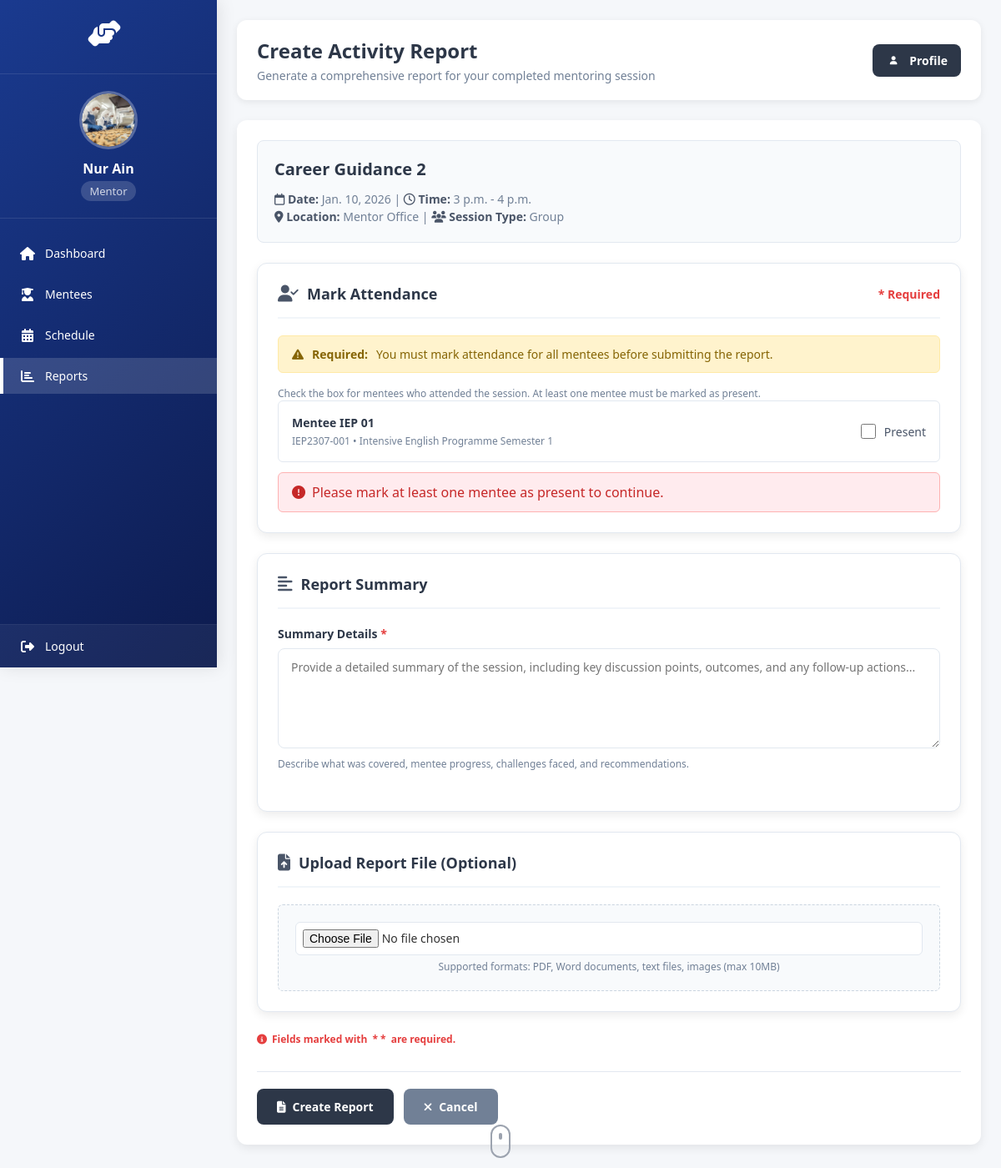
Screenshot of /mmms/mentor/reports/create/S00003/ (signed in) with the database file from the repository.
### system/models.py (models this page shows, shortened)
class Mentor(models.Model):
    user = models.OneToOneField(settings.AUTH_USER_MODEL, on_delete=models.CASCADE)
    profile_picture = models.ImageField(upload_to='mentor_profile_pictures/', null=True, blank=True)
    MentorID = models.CharField(max_length=12, primary_key=True)
    MentorName = models.CharField(max_length=100)
    MentorEmail = models.EmailField()
    MentorPhone = models.CharField(max_length=15)
    MentorIC = models.CharField(max_length=15)
    MentorAddress = models.CharField(max_length=255)
    MentorPostcode = models.CharField(max_length=10)
    MentorCity = models.CharField(max_length=50)
    MentorState = models.CharField(max_length=50)
    MentorRace = models.CharField(max_length=50)
    MentorReligion = models.CharField(max_length=50)
    MentorDepartment = models.CharField(max_length=100)
    MaxMentees = models.IntegerField(default=20)
    CurrentMentees = models.IntegerField(default=0)
    MentorJoinDate = models.DateField()

class Activity(models.Model):
    ACTIVITY_TYPES = (
        ('mentoring', 'Mentoring Session'),
        ('workshop', 'Workshop'),
        ('seminar', 'Seminar'),
        ('meeting', 'Meeting'),
        ('other', 'Other'),
    )
    ActivityID = models.CharField(max_length=20, primary_key=True)
    ActivityName = models.CharField(max_length=200)
    ActivityType = models.CharField(max_length=20, choices=ACTIVITY_TYPES)
    Description = models.TextField(blank=True)
    Date = models.DateField()
    StartTime = models.TimeField()
    EndTime = models.TimeField()
    Location = models.CharField(max_length=200)
    CreatedBy = models.ForeignKey(settings.AUTH_USER_MODEL, on_delete=models.CASCADE)
    CreatedAt = models.DateTimeField(auto_now_add=True)
    IsMentoringSession = models.BooleanField(default=False)
    PrimaryMentor = models.ForeignKey('Mentor', on_delete=models.CASCADE, null=True, blank=True,
                                     related_name='primary_activities')
    AdditionalMentors = models.ManyToManyField('Mentor', blank=True,
                                              related_name='additional_activities')
    Attendees = models.ManyToManyField(Mentee, through='Attendance')
    @property
    def Mentor(self):
        """Backward compatibility property - returns primary mentor"""
        return self.PrimaryMentor

class MentoringSession(models.Model):
    SESSION_TYPES = (
        ('individual', 'Individual'),
        ('group', 'Group'),
    )
    activity = models.OneToOneField(Activity, on_delete=models.CASCADE)
    session_type = models.CharField(max_length=20, choices=SESSION_TYPES, default='individual')
    topic = models.CharField(max_length=200)
    materials = models.FileField(upload_to='session_materials/', blank=True, null=True)
    completed = models.BooleanField(default=False)
    completion_date = models.DateTimeField(null=True, blank=True)

class Attendance(models.Model):
    activity = models.ForeignKey(Activity, on_delete=models.CASCADE)
    mentee = models.ForeignKey(Mentee, on_delete=models.CASCADE)
    attended = models.BooleanField(default=False)
    notes = models.TextField(blank=True)
    class Meta:
        unique_together = ['activity', 'mentee']

class Mentee(models.Model):
    STATUS_CHOICES = (
        ('active', 'Continue Study'),
        ('inactive', 'Not Continuing'),
        ('graduated', 'Graduated'),
    )
    GENDER_CHOICES = (
        ('male', 'Male'),
        ('female', 'Female'),
    )
    user = models.OneToOneField(settings.AUTH_USER_MODEL, on_delete=models.CASCADE)
    profile_picture = models.ImageField(upload_to='mentee_profile_pictures/', null=True, blank=True)
    MenteeID = models.CharField(max_length=12, primary_key=True)
    MenteeName = models.CharField(max_length=100)
    MenteeCourse = models.CharField(max_length=100)
    MenteeSemester = models.IntegerField()
    Year = models.IntegerField()
    MenteeJoinDate = models.DateField()
    MenteeEmail = models.EmailField()
    MenteePhone = models.CharField(max_length=15)
    MenteeIC = models.CharField(max_length=15)
    MenteeAddress = models.CharField(max_length=255)
    MenteePostcode = models.CharField(max_length=10)
    MenteeCity = models.CharField(max_length=50)
    MenteeState = models.CharField(max_length=50)
    MenteeRace = models.CharField(max_length=50)
    MenteeReligion = models.CharField(max_length=50)
    MenteeGender = models.CharField(max_length=10, choices=GENDER_CHOICES, default='male')
    MenteeStatus = models.CharField(max_length=20, choices=STATUS_CHOICES, default='active')
    MenteePreviousSchool = models.CharField(max_length=100)
    MenteeFatherName = models.CharField(max_length=100)
    MenteeFatherIC = models.CharField(max_length=15)
    MenteeFatherOccupation = models.CharField(max_length=100)
    MenteeFatherPhone = models.CharField(max_length=15)
    MenteeMotherName = models.CharField(max_length=100)
    MenteeMotherIC = models.CharField(max_length=15)
    MenteeMotherOccupation = models.CharField(max_length=100)
    MenteeMotherPhone = models.CharField(max_length=15)
    Sem1TargetGPA = models.DecimalField(max_digits=3, decimal_places=2, null=True, blank=True)
    Sem1ActualGPA = models.DecimalField(max_digits=3, decimal_places=2, null=True, blank=True)
    Sem2TargetGPA = models.DecimalField(max_digits=3, decimal_places=2, null=True, blank=True)
    Sem2ActualGPA = models.DecimalField(max_digits=3, decimal_places=2, null=True, blank=True)
    Sem3TargetGPA = models.DecimalField(max_digits=3, decimal_places=2, null=True, blank=True)
    Sem3ActualGPA = models.DecimalField(max_digits=3, decimal_places=2, null=True, blank=True)
    Sem4TargetGPA = models.DecimalField(max_digits=3, decimal_places=2, null=True, blank=True)
    Sem4ActualGPA = models.DecimalField(max_digits=3, decimal_places=2, null=True, blank=True)
    Sem5TargetGPA = models.DecimalField(max_digits=3, decimal_places=2, null=True, blank=True)
    Sem5ActualGPA = models.DecimalField(max_digits=3, decimal_places=2, null=True, blank=True)
    Sem6TargetGPA = models.DecimalField(max_digits=3, decimal_places=2, null=True, blank=True)
    Sem6ActualGPA = models.DecimalField(max_digits=3, decimal_places=2, null=True, blank=True)
    TargetCGPA = models.DecimalField(max_digits=3, decimal_places=2, null=True, blank=True)
    CurrentCGPA = models.DecimalField(max_digits=3, decimal_places=2, null=True, blank=True)
    MenteeAcademicGoals = models.TextField(blank=True)
    MenteeStudyHabits = models.TextField(blank=True)
    MenteeSubjects = models.TextField(blank=True)
    MenteeExtracurricular = models.TextField(blank=True)
    AcademicSupportNeeds = models.TextField(blank=True)
    assigned_mentor = models.ForeignKey('Mentor', on_delete=models.SET_NULL, null=True, blank=True)

### system/views.py (the view, shortened to what this page needs)
# urls.py: path('mentor/reports/create/<str:activity_id>/', views.create_activity_report, name='create_activity_report'),
@login_required
def create_activity_report(request, activity_id):
    if request.user.role != 'mentor':
        messages.error(request, 'Access denied. Mentor role required.')
        return redirect('homepage')
    mentor = get_object_or_404(Mentor, user=request.user)
    activity = get_object_or_404(Activity, ActivityID=activity_id, PrimaryMentor=mentor)
    mentoring_session = get_object_or_404(MentoringSession, activity=activity)
    if hasattr(activity, 'activityreport'):
        messages.info(request, 'A report already exists for this activity.')
        return redirect('activity_report')
    attendance = Attendance.objects.filter(activity=activity).select_related('mentee')
    print(f"=== DEBUG: CURRENT ATTENDANCE STATUS FOR ACTIVITY {activity_id} ===")
    for record in attendance:
        print(f"  {record.mentee.MenteeName}: attended={record.attended}")
    print(f"Total attendees: {attendance.count()}")
    print("=== END DEBUG ===")
    return render(request, 'create_activity_report.html', {
        'mentor': mentor,  # This is crucial for the sidebar profile picture
        'activity': activity,
        'mentoring_session': mentoring_session,
        'attendance': attendance
    })

### system/templates/create_activity_report.html (shortened to what this page needs)
<!DOCTYPE html>
<html lang="en">
<head>
    <link rel="stylesheet" href="https://cdnjs.cloudflare.com/ajax/libs/font-awesome/6.4.0/css/all.min.css">
</head>
<body>
    <div class="sidebar">
        <div class="logo-section">
            <div class="logo">
                <i class="fas fa-hands-helping"></i>
            </div>
        </div>
        <div class="user-info">
            <div class="user-avatar">
                {% if mentor.profile_picture %}
                    <img src="{{ mentor.profile_picture.url }}" alt="Profile Picture" id="sidebarProfilePic">
                {% else %}
                    <i class="fas fa-user-tie" id="sidebarProfileIcon"></i>
                {% endif %}
            </div>
            <div class="user-name">{{ mentor.MentorName }}</div>
            <div class="user-role">Mentor</div>
        </div>
        <ul class="nav-menu">
            <li class="nav-item">
                <a href="{% url 'mentor_homepage' %}" class="nav-link">
                    <i class="fas fa-home"></i>
                    <span class="nav-text">Dashboard</span>
                </a>
            </li>
            <li class="nav-item">
                <a href="{% url 'view_assigned_mentees' %}" class="nav-link">
                    <i class="fas fa-user-graduate"></i>
                    <span class="nav-text">Mentees</span>
                </a>
            </li>
            <li class="nav-item">
                <a href="{% url 'mentoring_schedule' %}" class="nav-link">
                    <i class="fas fa-calendar-alt"></i>
                    <span class="nav-text">Schedule</span>
                </a>
            </li>
            <li class="nav-item">
                <a href="{% url 'activity_report' %}" class="nav-link active">
                    <i class="fas fa-chart-bar"></i>
                    <span class="nav-text">Reports</span>
                </a>
            </li>
        </ul>
        <div class="sidebar-footer">
            <div class="nav-item logout-item">
                <a href="{% url 'logout' %}" class="logout-link">
                    <i class="fas fa-sign-out-alt"></i>
                    <span class="nav-text">Logout</span>
                </a>
            </div>
        </div>
    </div>
    <div class="main-content">
        <div class="content-header">
            <div>
                <h1>Create Activity Report</h1>
                <p>Generate a comprehensive report for your completed mentoring session</p>
            </div>
            <div class="profile-section">
                <a href="{% url 'mentor_update_profile' %}" class="profile-btn">
                    <div class="profile-avatar">
                        <i class="fas fa-user"></i>
                    </div>
                    <span>Profile</span>
                </a>
            </div>
        </div>
        <div class="form-container">
            <div class="activity-info-modern">
                <div class="activity-name-modern">{{ activity.ActivityName }}</div>
                <div class="activity-details-modern">
                    <strong><i class="far fa-calendar"></i> Date:</strong> {{ activity.Date }} |
                    <strong><i class="far fa-clock"></i> Time:</strong> {{ activity.StartTime }} - {{ activity.EndTime }}<br>
                    <strong><i class="fas fa-map-marker-alt"></i> Location:</strong> {{ activity.Location }} |
                    <strong><i class="fas fa-users"></i> Session Type:</strong> {{ mentoring_session.get_session_type_display }}
                </div>
            </div>
            <form method="POST" enctype="multipart/form-data" id="reportForm">
                <div class="card-section">
                    <div class="card-section-header">
                        <h2 class="card-section-title">
                            <i class="fas fa-user-check"></i>
                            Mark Attendance
                        </h2>
                        <span class="attendance-required">* Required</span>
                    </div>
                    <div class="attendance-warning-modern">
                        <i class="fas fa-exclamation-triangle"></i>
                        <strong>Required:</strong> You must mark attendance for all mentees before submitting the report.
                    </div>
                    <small>Check the box for mentees who attended the session. At least one mentee must be marked as present.</small>
                    <div class="attendance-list-modern" id="attendanceList">
                        {% for record in attendance %}
                        <div class="attendance-item-modern">
                            <div class="mentee-info-modern">
                                <div class="mentee-name-modern">{{ record.mentee.MenteeName }}</div>
                                <div class="mentee-details-modern">
                                    {{ record.mentee.MenteeID }} • {{ record.mentee.MenteeCourse }} Semester {{ record.mentee.MenteeSemester }}
                                </div>
                            </div>
                            <div class="checkbox-group-modern">
                                <input type="checkbox" id="attended_{{ record.mentee.MenteeID }}"
                                       name="attended_{{ record.mentee.MenteeID }}"
                                       class="attendance-checkbox"
                                       {% if record.attended %}checked{% endif %}>
                                <label for="attended_{{ record.mentee.MenteeID }}">Present</label>
                            </div>
                        </div>
                        {% empty %}
                        <div class="attendance-item-modern">
                            <span style="color: #718096; font-style: italic;">No mentees assigned to this session.</span>
                        </div>
                        {% endfor %}
                    </div>
                    <div class="attendance-error-modern" id="attendanceError">
                        <i class="fas fa-exclamation-circle"></i>
                        Please mark at least one mentee as present to continue.
                    </div>
                </div>
                <div class="card-section">
                    <div class="card-section-header">
                        <h2 class="card-section-title">
                            <i class="fas fa-align-left"></i>
                            Report Summary
                        </h2>
                    </div>
                    <div class="form-group">
                        <label for="report_summary" class="required">Summary Details</label>
                        <textarea id="report_summary" name="report_summary" required
                                  placeholder="Provide a detailed summary of the session, including key discussion points, outcomes, and any follow-up actions..."></textarea>
                        <small>Describe what was covered, mentee progress, challenges faced, and recommendations.</small>
                    </div>
                </div>
                <div class="card-section">
                    <div class="card-section-header">
                        <h2 class="card-section-title">
                            <i class="fas fa-file-upload"></i>
                            Upload Report File (Optional)
                        </h2>
                    </div>
                    <div class="file-upload-modern">
                        <input type="file" id="report_file" name="report_file"
                               accept=".pdf,.doc,.docx,.txt,.jpg,.jpeg,.png">
                        <small>Supported formats: PDF, Word documents, text files, images (max 10MB)</small>
                    </div>
                </div>
                <div class="required-indicator-modern">
                    <i class="fas fa-info-circle"></i>
                    Fields marked with <span class="required">*</span> are required.
                </div>
                <div class="form-actions-modern">
                    <button type="submit" class="btn btn-primary" id="submitBtn">
                        <i class="fas fa-file-alt"></i> Create Report
                    </button>
                    <a href="{% url 'activity_report' %}" class="btn btn-secondary">
                        <i class="fas fa-times"></i> Cancel
                    </a>
                </div>
            </form>
        </div>
    </div>
</body>
</html>

### rows the page displays
Mentor: profile_picture (picture), MentorName "Nur Ain"
Activity: ActivityName "Career Guidance 2", Date "Jan. 10, 2026", StartTime "3 p.m.", EndTime "4 p.m.", Location "Mentor Office"
MentoringSession: session_type "Group"
Attendance: mentee.MenteeName "Mentee IEP 01", mentee.MenteeID "IEP2307-001", mentee.MenteeCourse "Intensive English Programme", mentee.MenteeSemester "1"
